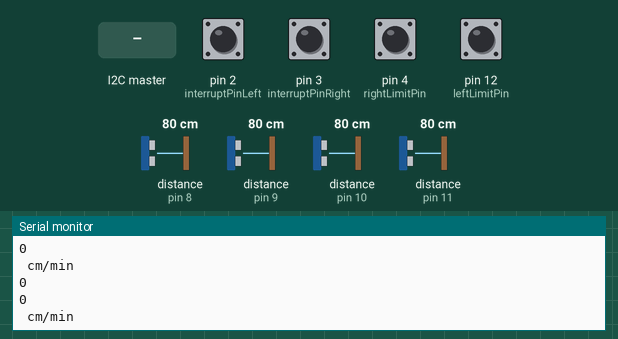
Recording of a sketch running on a simulated Arduino Uno, built with avr-gcc and run on an emulated ATmega328P. Parts: the last lines printed to the serial monitor. Inputs (shaded band) come from the test bench; at power-on: pin 2 (interruptPinLeft), pin 3 (interruptPinRight), pin 4 (rightLimitPin), pin 12 (leftLimitPin) HIGH, distance to the obstacle (sensors on pin 8, pin 9, pin 10, pin 11) 80 cm. The echo pulse lasts 58.3 µs per cm.

Above: at 1.2 s.
1.3 s: the I2C master sends the byte 1
At 1.44 s:
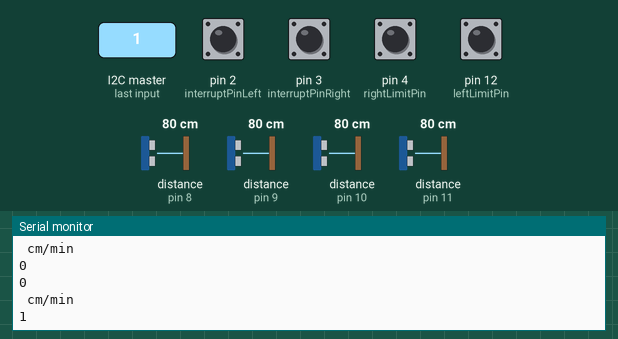
2.8 s: the I2C master sends the byte 2
5.8 s: distance to the obstacle (sensor on pin 8) set to 35 cm
At 5.8 s:
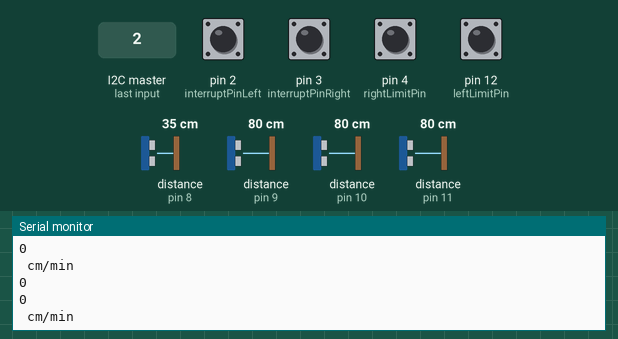
8.8 s: distance to the obstacle (sensor on pin 8) set to 18 cm
Timing chart, 0 to 11.8 s (numbered marks = the images above; inputs shaded):
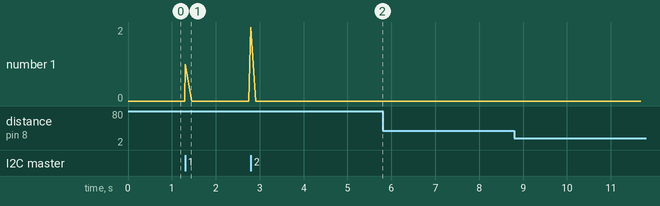

The sketch:

arduino_slave_07NOV2021.ino
```cpp
// Include NewPing Library for HC-SR04 sensor
#include <NewPing.h>
#include <Wire.h>
// Hook up 4 HC-SR04 sensors in 1-pin mode
// Sensor 0
#define TRIGGER_PIN_0  8
#define ECHO_PIN_0     8

// Sensor 1
#define TRIGGER_PIN_1  9
#define ECHO_PIN_1     9

// Sensor 2
#define TRIGGER_PIN_2  10
#define ECHO_PIN_2     10

// Sensor 3
#define TRIGGER_PIN_3  11
#define ECHO_PIN_3     11

#define leftLimitPin  12
#define rightLimitPin 4

// Maximum Distance is 260 cm
#define MAX_DISTANCE 260

// Create objects for ultrasonic sensors
NewPing sensor0(TRIGGER_PIN_0, ECHO_PIN_0, MAX_DISTANCE);
NewPing sensor1(TRIGGER_PIN_1, ECHO_PIN_1, MAX_DISTANCE);
NewPing sensor2(TRIGGER_PIN_2, ECHO_PIN_2, MAX_DISTANCE);
NewPing sensor3(TRIGGER_PIN_3, ECHO_PIN_3, MAX_DISTANCE);

// Define return data array, one element per sensor
int distance[8];

// Define counter to count bytes in response
int bcount = 0;

// interrupt

float leftTic = 0;
float rightTic = 0;
//byte leftSpeed ;
//byte rightSpeed ;
int leftOldtime = 0;
int rightOldtime = 0;
int leftTime ;
int rightTime ;
byte leftDistance;
byte rightDistance;
const byte interruptPinLeft = 2;
const byte interruptPinRight = 3;

void setup() {
  Wire.begin(8);                /* join i2c bus with address 8 */
  Wire.onReceive(receiveEvent); /* register receive event */
  Wire.onRequest(requestEvent); /* register request event */
  Serial.begin(9600);          /* start serial for debug */
  pinMode(interruptPinLeft, INPUT_PULLUP);
  pinMode(interruptPinRight, INPUT_PULLUP);
  attachInterrupt(digitalPinToInterrupt(interruptPinLeft), leftIsr, RISING);
  attachInterrupt(digitalPinToInterrupt(interruptPinRight), rightIsr, RISING);

  pinMode(leftLimitPin, INPUT_PULLUP);
  pinMode(rightLimitPin, INPUT_PULLUP);
}

void loop() {
  RightSpeed();
  LeftSpeed();
  readDistance();
}

// function that executes whenever data is received from master
void receiveEvent(int howMany) {
  while (0 < Wire.available()) {
    byte mcu = Wire.read();      /* receive byte as a character */
    Serial.print(mcu);           /* print the character */
  }
  Serial.println();             /* to newline */
}

void requestEvent() {

  // Define a byte to hold data
  byte val;

  // Cycle through data
  // First response is always 255 to mark beginning
  switch (bcount) {
    case 0:
      val = 255;
      break;
    case 1:
      val = distance[0];
      break;
    case 2:
      val = distance[1];
      break;
    case 3:
      val = distance[2];
      break;
    case 4:
      val = distance[3];
      break;
    case 5:
      val = distance[4];
      break;
    case 6:
      val = distance[5];
      break;
    case 7:
      val = distance[6];
      break;
    case 8:
      val = distance[7];
      break;
  }

  // Send response back to Master
  Wire.write(val);

  // Increment byte counter
  bcount = bcount + 1;
  if (bcount > 8) bcount = 0;

}

void readDistance()
{
  distance[0] = sensor0.ping_cm();
  if (distance[0] > 254 ) {
    distance[0] = 254;
  }
  delay(20);

  distance[1] = sensor1.ping_cm();
  if (distance[1] > 254 ) {
    distance[1] = 254;
  }
  delay(20);

  distance[2] = sensor2.ping_cm();
  if (distance[2] > 254 ) {
    distance[2] = 254;
  }
  delay(20);

  distance[3] = sensor3.ping_cm();
  if (distance[3] > 254 ) {
    distance[3] = 254;
  }
  delay(20);

  distance[4] = digitalRead(leftLimitPin);
  delay(20);

  distance[5] = digitalRead(rightLimitPin);
  delay(20);

  distance[6] = leftDistance;
  distance[7] = rightDistance;
  delay(20);
/*Serial.print("Distance...............");
Serial.println(distance[0]);
Serial.print("Distance...............");
Serial.println(distance[1]);
Serial.print("Distance...............");
Serial.println(distance[2]);*/

}


void leftIsr() {
  leftTic++;
}

void rightIsr() {
  rightTic++;
}

void LeftSpeed() {
  detachInterrupt(digitalPinToInterrupt(interruptPinLeft));
  leftTime = millis() - leftOldtime;
  leftDistance = leftTic * (21.4 / 28); // circumference of wheel = 21.4 cm and no of tic on left is 28
  //int leftSpeed = (leftDistance / (leftTime * 60000));   // /min
  leftOldtime = millis();
  Serial.println(leftDistance); // WITHOUT PRINTING THIS ERRORS FOUND IN ESP32 REPL
  Serial.println(rightDistance); // WITHOUT PRINTING THIS ERRORS FOUND IN ESP32 REPL
    Serial.println(" cm/min");
  leftTic = 0;


  attachInterrupt(digitalPinToInterrupt (interruptPinLeft), leftIsr, RISING);
  return leftDistance;
}

void RightSpeed() {
  detachInterrupt(digitalPinToInterrupt(interruptPinRight));
  rightTime = millis() - rightOldtime;
  rightDistance = rightTic * (21.4 / 28); // circumference of wheel = 21.4 cm and no of tic on left is 28
  //int rightSpeed =  (rightDistance/rightTime)  ;//rightDistance / (rightTime * 60000));   // /min
  rightOldtime = millis();
  /*Serial.print(rightSpeed);
    Serial.println(" cm/min");*/
  rightTic = 0;


  attachInterrupt(digitalPinToInterrupt (interruptPinRight), rightIsr, RISING);
  return rightDistance;

}
```

Measured:
- after the input at 1.3 s, the serial monitor: prints a new line at once (image 1)
